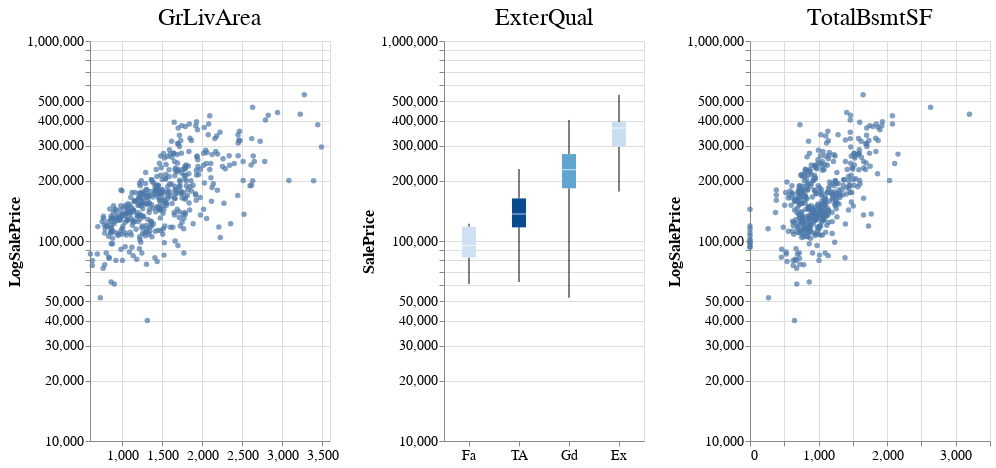

Write notebook code for a chart like this one.
### Markdown cell above
The following diagrams show the relation between the best 3 features and the target variables.

### Code cell
chart_top1 = scatter_plot(df_dev, "GrLivArea")
chart_top2 = box_plot(df_dev, "ExterQual", sort=["Po","Fa","TA","Gd","Ex"])
chart_top3 = scatter_plot(df_dev, "TotalBsmtSF")

chart_top1 | chart_top2 | chart_top3

### Figure 1 — Vega-Lite specification as saved in the notebook (floating-point values rounded to 4 significant figures; data arrays with more than 128 entries replaced by an {"elided": "..."} marker saying what was removed)
{"config": {"view": {"height": 400, "width": 800}, "title": {"fontSize": 24, "fontWeight": "normal", "titleAlign": "center"}, "axisLeft": {"labelFontSize": 14, "titleFontSize": 16}, "axisRight": {"labelFontSize": 14, "titleFontSize": 16}, "header": {"labelFontSize": 14, "titleFontSize": 16, "titleAlign": "left"}, "axisBottom": {"labelFontSize": 14, "titleFontSize": 16}, "legend": {"labelFontSize": 12, "titleFontSize": 14}, "range": {"category": {"scheme": "category10"}}}, "hconcat": [{"data": {"name": "data-651989564decfd9fa8daf4bba90bd595"}, "mark": "circle", "encoding": {"x": {"type": "quantitative", "field": "GrLivArea", "scale": {"zero": false}, "title": null}, "y": {"type": "quantitative", "field": "SalePrice", "scale": {"type": "log"}, "title": "LogSalePrice"}}, "title": "GrLivArea", "width": 240}, {"data": {"name": "data-6eea809b1f8f83c2de13713c85198048"}, "mark": "boxplot", "encoding": {"color": {"type": "quantitative", "aggregate": "count", "legend": null}, "x": {"type": "nominal", "axis": {"labelAngle": 0}, "field": "ExterQual", "sort": ["Po", "Fa", "TA", "Gd", "Ex"], "title": null}, "y": {"type": "quantitative", "field": "SalePrice", "scale": {"type": "log"}}}, "title": "ExterQual", "width": 200}, {"data": {"name": "data-ab0f1a99ed120c7b470fd84c2d3765ae"}, "mark": "circle", "encoding": {"x": {"type": "quantitative", "field": "TotalBsmtSF", "scale": {"zero": false}, "title": null}, "y": {"type": "quantitative", "field": "SalePrice", "scale": {"type": "log"}, "title": "LogSalePrice"}}, "title": "TotalBsmtSF", "width": 240}], "$schema": "https://vega.github.io/schema/vega-lite/v4.8.1.json", "datasets": {"data-651989564decfd9fa8daf4bba90bd595": {"elided": "438 records"}, "data-6eea809b1f8f83c2de13713c85198048": {"elided": "438 records"}, "data-ab0f1a99ed120c7b470fd84c2d3765ae": {"elided": "438 records"}}}
